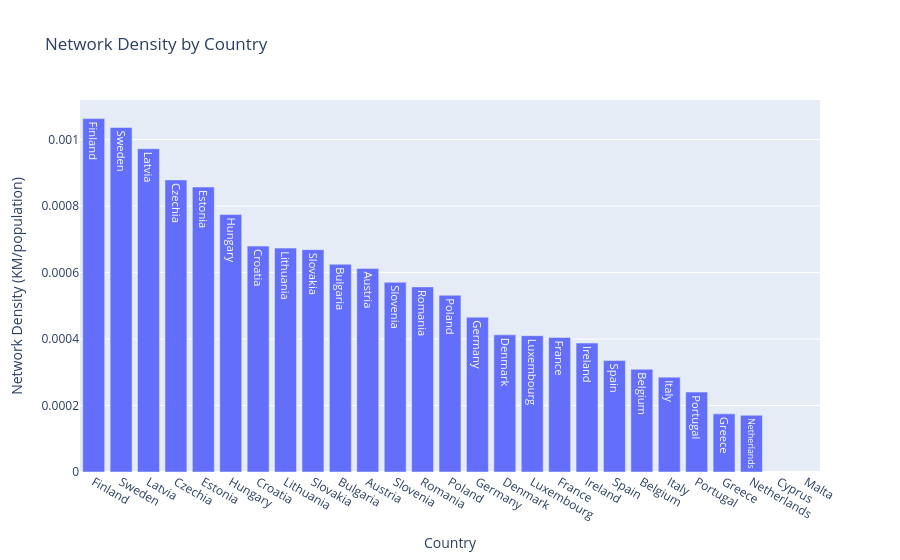

Source (notebook cell):
### Code cell
# bar and map rail density population
datamerged = datamerged.sort_values('Network_density_pop', ascending=False)
fig5 = px.bar(datamerged, 'geo', 'Network_density_pop', 
       labels={
           'geo': 'Country',
           'Network_density_pop': 'Network Density (KM/population)'
       },
       title='Network Density by Country',
       text='Name')
fig5.update_xaxes(
    tickvals=datamerged['geo'],
    ticktext=datamerged['Name']
)
fig5.show()

fig6 = px.choropleth(
    datamerged,
    locations='iso3',     
    color='Network_density_pop',          
    color_continuous_scale='Purples',  
    range_color=(0, datamerged['Network_density_pop'].max()),
    scope='europe',        
    labels={'Network_density_pop': 'Network Density (KM/population)'},
    title='Network Density (KM/population)'
)

fig6.update_layout(width=800, height=600)
fig6.show()

### Figure 1 — Plotly figure (JSON) as saved in the notebook; plotly's stock layout.template omitted (floating-point values rounded to 4 significant figures)
{"data": [{"alignmentgroup": "True", "hovertemplate": "Country=%{x}<br>Network Density (KM/population)=%{y}<br>Name=%{text}<extra></extra>", "legendgroup": "", "marker": {"color": "#636efa", "pattern": {"shape": ""}}, "name": "", "offsetgroup": "", "orientation": "v", "showlegend": false, "text": ["Finland", "Sweden", "Latvia", "Czechia", "Estonia", "Hungary", "Croatia", "Lithuania", "Slovakia", "Bulgaria", "Austria", "Slovenia", "Romania", "Poland", "Germany", "Denmark", "Luxembourg", "France", "Ireland", "Spain", "Belgium", "Italy", "Portugal", "Greece", "Netherlands", "Cyprus", "Malta"], "textposition": "auto", "type": "bar", "x": ["FI", "SE", "LV", "CZ", "EE", "HU", "HR", "LT", "SK", "BG", "AT", "SI", "RO", "PL", "DE", "DK", "LU", "FR", "IE", "ES", "BE", "IT", "PT", "EL", "NL", "CY", "MT"], "xaxis": "x", "y": [0.001063, 0.001037, 0.0009723, 0.0008787, 0.0008573, 0.0007747, 0.0006796, 0.0006735, 0.0006688, 0.0006249, 0.0006125, 0.0005706, 0.0005569, 0.0005316, 0.0004655, 0.0004126, 0.0004101, 0.0004045, 0.0003879, 0.0003351, 0.000309, 0.0002853, 0.0002403, 0.000175, 0.0001707, null, null], "yaxis": "y"}], "layout": {"barmode": "relative", "legend": {"tracegroupgap": 0}, "title": {"text": "Network Density by Country"}, "xaxis": {"anchor": "y", "domain": [0, 1], "ticktext": ["Finland", "Sweden", "Latvia", "Czechia", "Estonia", "Hungary", "Croatia", "Lithuania", "Slovakia", "Bulgaria", "Austria", "Slovenia", "Romania", "Poland", "Germany", "Denmark", "Luxembourg", "France", "Ireland", "Spain", "Belgium", "Italy", "Portugal", "Greece", "Netherlands", "Cyprus", "Malta"], "tickvals": ["FI", "SE", "LV", "CZ", "EE", "HU", "HR", "LT", "SK", "BG", "AT", "SI", "RO", "PL", "DE", "DK", "LU", "FR", "IE", "ES", "BE", "IT", "PT", "EL", "NL", "CY", "MT"], "title": {"text": "Country"}}, "yaxis": {"anchor": "x", "domain": [0, 1], "title": {"text": "Network Density (KM/population)"}}}}
